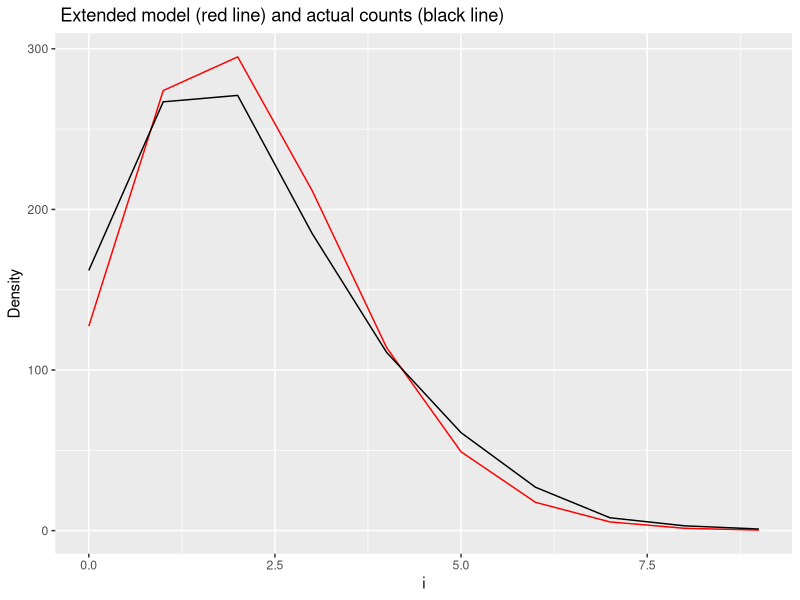

Source code (R):
#############
#assignment3#
#############
library(ggplot2)
library(gplots)

#############
#question 1 to 4 are on the pdf and below it is the code for question5
#############

Y_i <- c(162, 267, 271, 185, 111, 61, 27, 8, 3, 1)
i <- c(0:9)

# Initialize setting
p <- 0
lambda_1 <- 0
lambda_2 <- 0

# Set initial values
p <- c(p, 0.01)
lambda_1 <- c(lambda_1, 0.001)
lambda_2 <- c(lambda_2, 0.001)

p_prim <- rep(0, 10)

# Run algorithm
k <- 3

# E step (computing p_prim)
  for (j in 1:10){
    p_prim[j] <- p[k-1] * dpois(j-1, lambda_1[k-1]) / ((p[k-1] * dpois(j-1, lambda_1[k-1]) + (1 - p[k-1]) * dpois(j-1, lambda_2[k-1])))
  }
  
# M step
  p[k] <- sum(Y_i * p_prim) / sum(Y_i)
  lambda_1[k] <- sum(Y_i * i * p_prim) / (1 + sum(Y_i * p_prim))
  lambda_2[k] <- sum(Y_i * i * (1 - p_prim)) / (1 + sum(Y_i * (1 - p_prim)))               
  
theta <- c(p,lambda_1,lambda_2)

##### Plots #####

# MLE of lambda
lambda_est <- sum(Y_i*i) / sum(Y_i)
n <- sum(Y_i)
est_vals <- n * dpois(i, lambda_est)

# Counts from model fitted in assignment 3

extended_model <- p[3] * dpois(i, lambda_1[3]) + (1 - p[3]) * dpois(i, lambda_2[3])

ggplot() +
  geom_line(
    aes(x = i, y =  n * extended_model), colour = "red") +#Extended model
  geom_line(
    aes(x = i, y = Y_i), colour = "black") +#Actual counts
  labs(title = " Extended model (red line) and actual counts (black line)",
       x = "i",
       y = "Density")
